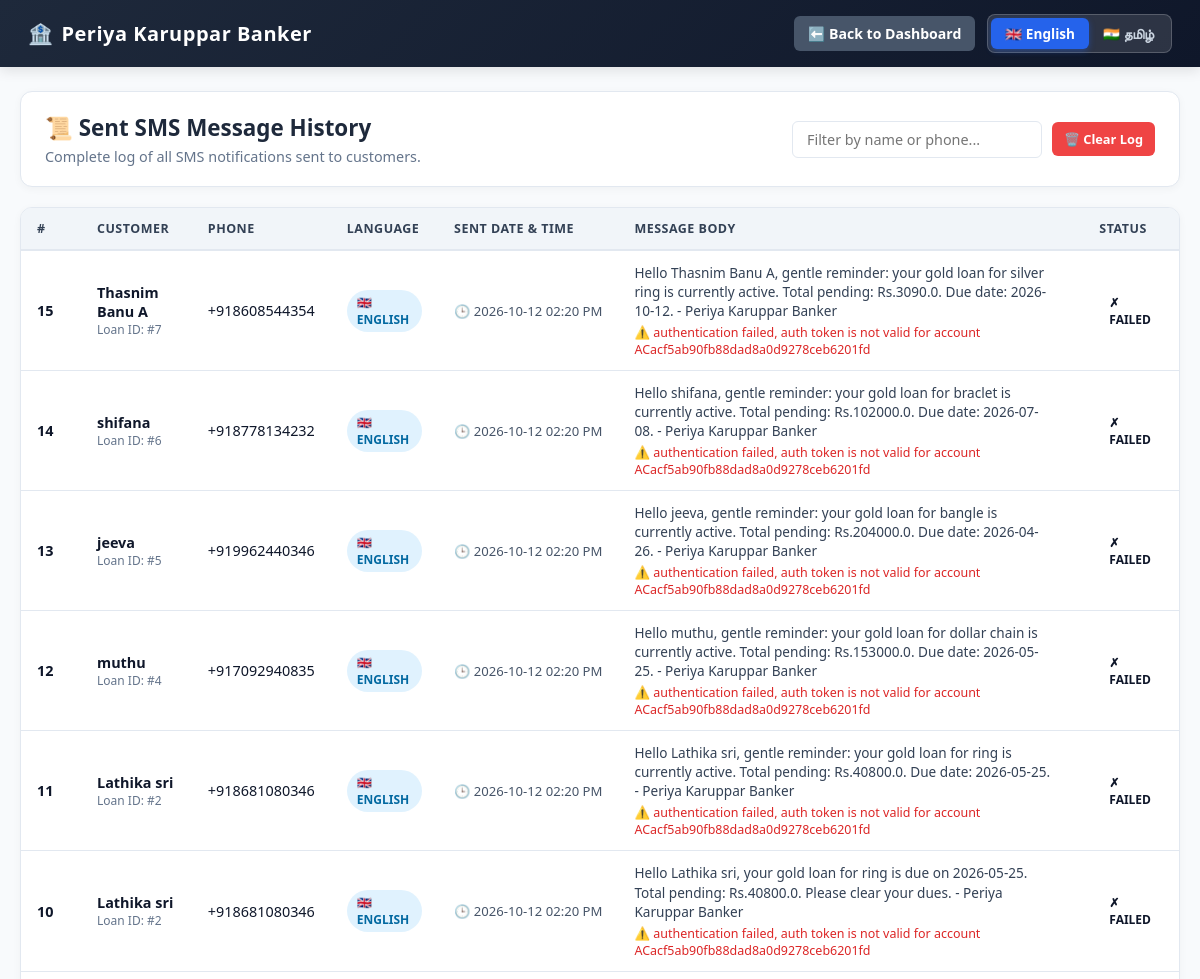
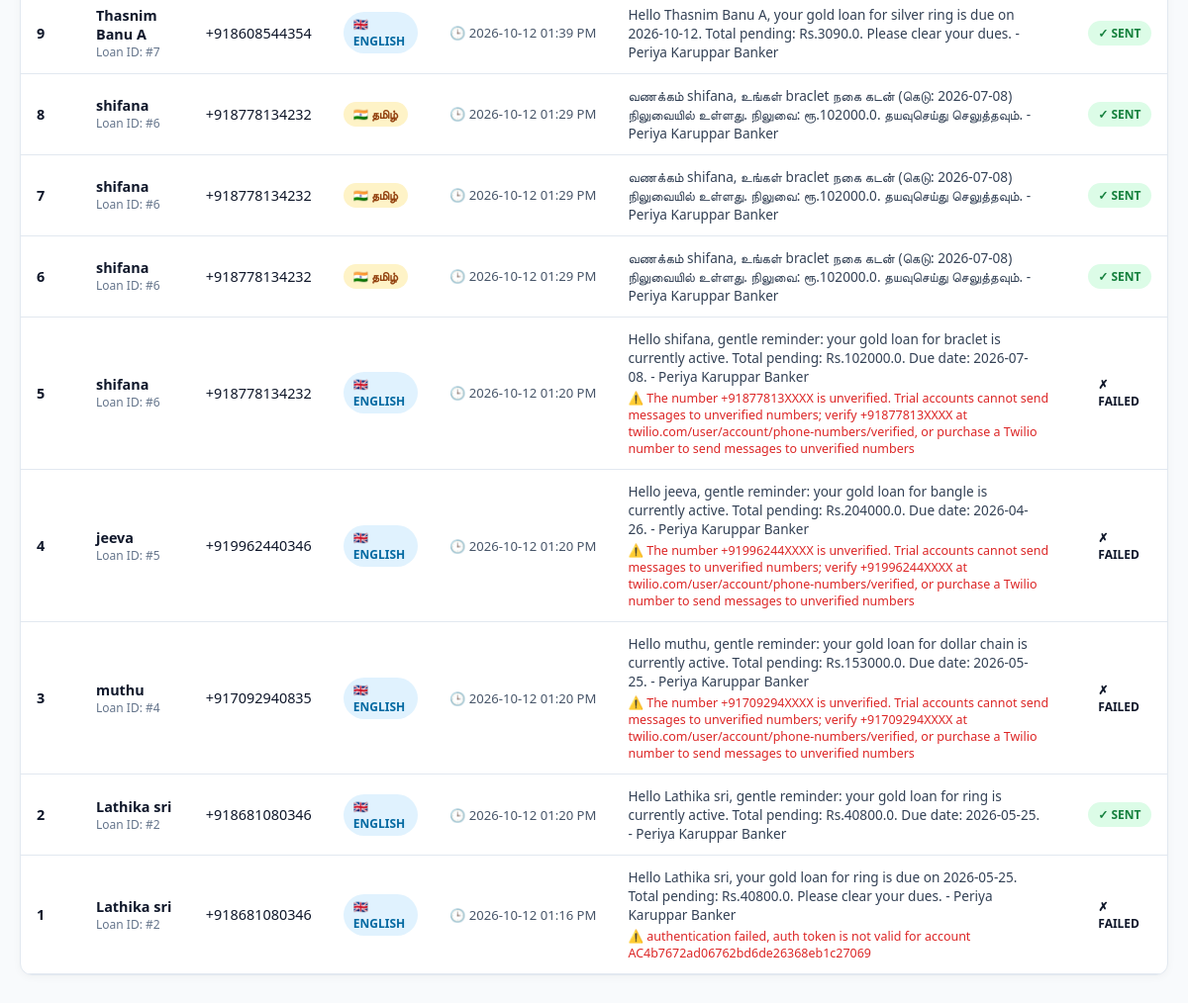
The page /sms_history (signed in) on the database its author committed (2 pictures, top to bottom).
### tables this page shows
CREATE TABLE sms_history (id INTEGER PRIMARY KEY AUTOINCREMENT, loan_id INTEGER, customer_name TEXT, phone_number TEXT, message TEXT, language TEXT, sent_at TEXT, status TEXT, error_details TEXT);

### app.py (the view)
@app.route("/sms_history")
def sms_history():
    if "user" not in session:
        return redirect("/")
    conn = get_db()
    cursor = conn.cursor()
    cursor.execute("SELECT * FROM sms_history ORDER BY id DESC")
    history_data = cursor.fetchall()
    conn.close()
    return render_template("sms_history.html", history=history_data)

### app.py (called while the page is built)
def get_db():
    if not os.path.exists(DB_PATH):
        init_db()
    return sqlite3.connect(DB_PATH)

@app.context_processor
def inject_lang():
    return {'current_lang': session.get('lang', 'en')}

### templates/sms_history.html (shortened to what this page needs)
<!DOCTYPE html>
<html lang="{{ current_lang }}">
<head>
</head>
<body>
<div class="navbar">
    <div class="nav-brand">
        🏦 <span>{{ 'பெரிய கருப்பர் பேங்கர்' if current_lang == 'ta' else 'Periya Karuppar Banker' }}</span>
    </div>
    <div class="nav-links">
        <a href="/dashboard" class="btn btn-secondary">
            ⬅️ {{ 'முதன்மை பக்கத்திற்கு செல்' if current_lang == 'ta' else 'Back to Dashboard' }}
        </a>
        <div class="lang-switch">
            <a href="/set_lang/en" class="lang-btn {% if current_lang == 'en' %}active{% endif %}" title="Switch to English">
                🇬🇧 English
            </a>
            <a href="/set_lang/ta" class="lang-btn {% if current_lang == 'ta' %}active{% endif %}" title="தமிழுக்கு மாறுக">
                🇮🇳 தமிழ்
            </a>
        </div>
    </div>
</div>
<div class="container">
    <div class="header-card">
        <div class="header-title">
            <h2>📜 {{ 'SMS அனுப்பிய வரலாறு' if current_lang == 'ta' else 'Sent SMS Message History' }}</h2>
            <p>{{ 'வாடிக்கையாளர்களுக்கு அனுப்பப்பட்ட அனைத்து SMS பதிவுகளும் இங்கு சேமிக்கப்பட்டுள்ளன.' if current_lang == 'ta' else 'Complete log of all SMS notifications sent to customers.' }}</p>
        </div>
        <div style="display:flex; gap:10px; align-items:center;">
            <input type="text" id="filterInput" onkeyup="filterTable()" class="search-box" placeholder="{{ 'வாடிக்கையாளர் பெயரைத் தேடுக...' if current_lang == 'ta' else 'Filter by name or phone...' }}">
            <form method="POST" action="/sms_history/clear" onsubmit="return confirm('{{ 'அனைத்து SMS வரலாற்றையும் அழிக்க விரும்புகிறீர்களா?' if current_lang == 'ta' else 'Are you sure you want to clear all SMS history?' }}')">
                <button type="submit" class="btn btn-danger" style="font-size:0.8rem; padding: 8px 12px;">
                    🗑️ {{ 'வரலாற்றை அழி' if current_lang == 'ta' else 'Clear Log' }}
                </button>
            </form>
        </div>
    </div>
    <div class="table-card">
        <div class="table-responsive">
            <table id="smsTable">
                <thead>
                    <tr>
                        <th style="width: 60px;">#</th>
                        <th>{{ 'வாடிக்கையாளர்' if current_lang == 'ta' else 'Customer' }}</th>
                        <th>{{ 'தொலைபேசி' if current_lang == 'ta' else 'Phone' }}</th>
                        <th>{{ 'மொழி' if current_lang == 'ta' else 'Language' }}</th>
                        <th>{{ 'அனுப்பிய நேரம்' if current_lang == 'ta' else 'Sent Date & Time' }}</th>
                        <th>{{ 'செய்தி விவரம்' if current_lang == 'ta' else 'Message Body' }}</th>
                        <th>{{ 'நிலை' if current_lang == 'ta' else 'Status' }}</th>
                    </tr>
                </thead>
                <tbody>
                    {% if history %}
                        {% for row in history %}
                        <tr>
                            <td><strong>{{ row[0] }}</strong></td>
                            <td>
                                <strong>{{ row[2] }}</strong>
                                {% if row[1] %}
                                <div style="font-size:0.75rem; color:#64748b;">Loan ID: #{{ row[1] }}</div>
                                {% endif %}
                            </td>
                            <td><code>{{ row[3] }}</code></td>
                            <td>
                                {% if row[5] == 'Tamil' or row[5] == 'ta' %}
                                <span class="badge badge-lang-ta">🇮🇳 தமிழ்</span>
                                {% else %}
                                <span class="badge badge-lang-en">🇬🇧 English</span>
                                {% endif %}
                            </td>
                            <td style="white-space: nowrap; color: #475569; font-size: 0.82rem;">
                                🕒 {{ row[6] }}
                            </td>
                            <td>
                                <div class="msg-text">{{ row[4] }}</div>
                                {% if row[8] and row[7] == 'Failed' %}
                                <div class="error-note">⚠️ {{ row[8] }}</div>
                                {% endif %}
                            </td>
                            <td>
                                {% if row[7] == 'Success' %}
                                <span class="badge badge-success">✓ {{ 'வெற்றி' if current_lang == 'ta' else 'Sent' }}</span>
                                {% else %}
                                <span class="badge badge-danger">✗ {{ 'தோல்வி' if current_lang == 'ta' else 'Failed' }}</span>
                                {% endif %}
                            </td>
                        </tr>
                        {% endfor %}
                    {% else %}
                        <tr>
                            <td colspan="7" class="empty-state">
                                📭 {{ 'இதுவரை SMS அனுப்பப்பட்ட பதிவுகள் இல்லை.' if current_lang == 'ta' else 'No SMS history recorded yet.' }}
                            </td>
                        </tr>
                    {% endif %}
                </tbody>
            </table>
        </div>
    </div>
</div>
</body>
</html>

### templates/sms_history.html (style rules this page uses)
:root { --primary: #1e3a8a; --primary-hover: #1e40af; --success: #059669; --danger: #dc2626; --warning: #d97706; --bg: #f8fafc; --card-bg: #ffffff; --text-dark: #0f172a; --text-muted: #64748b; --border: #e2e8f0; }
* { box-sizing: border-box; margin: 0; padding: 0; font-family: 'Segoe UI', Tahoma, Geneva, Verdana, sans-serif; }
body { background: var(--bg); color: var(--text-dark); padding-bottom: 40px; }
.navbar { background: linear-gradient(135deg, #1e293b, #0f172a); padding: 14px 28px; display: flex; justify-content: space-between; align-items: center; box-shadow: 0 4px 12px rgba(0,0,0,0.1); color: white; flex-wrap: wrap; gap: 15px; }
.nav-brand { font-size: 1.25rem; font-weight: 700; letter-spacing: 0.5px; display: flex; align-items: center; gap: 8px; }
.nav-links { display: flex; align-items: center; gap: 12px; flex-wrap: wrap; }
.lang-switch { display: inline-flex; background: rgba(255, 255, 255, 0.12); border-radius: 8px; padding: 3px; border: 1px solid rgba(255, 255, 255, 0.2); }
.lang-btn { padding: 6px 14px; border-radius: 6px; text-decoration: none; font-size: 0.85rem; font-weight: 600; color: #cbd5e1; transition: all 0.2s ease; }
.lang-btn.active { background: #2563eb; color: white; box-shadow: 0 2px 6px rgba(37, 99, 235, 0.4); }
.btn { display: inline-flex; align-items: center; gap: 6px; padding: 8px 14px; border-radius: 6px; font-weight: 600; font-size: 0.88rem; text-decoration: none; border: none; cursor: pointer; transition: all 0.2s ease; }
.btn-danger { background: #ef4444; color: white; }
.btn-secondary { background: #475569; color: white; }
.container { max-width: 1250px; margin: 24px auto; padding: 0 20px; }
.header-card { background: white; padding: 20px 24px; border-radius: 12px; border: 1px solid var(--border); box-shadow: 0 2px 8px rgba(0,0,0,0.04); display: flex; justify-content: space-between; align-items: center; margin-bottom: 20px; flex-wrap: wrap; gap: 15px; }
.header-title h2 { font-size: 1.4rem; color: #1e293b; display: flex; align-items: center; gap: 8px; }
.header-title p { font-size: 0.9rem; color: var(--text-muted); margin-top: 4px; }
.search-box { padding: 8px 14px; border: 1px solid var(--border); border-radius: 6px; font-size: 0.9rem; min-width: 250px; }
.table-card { background: white; border-radius: 12px; border: 1px solid var(--border); box-shadow: 0 2px 8px rgba(0,0,0,0.04); overflow: hidden; }
.table-responsive { width: 100%; overflow-x: auto; }
table { width: 100%; border-collapse: collapse; text-align: left; font-size: 0.9rem; }
thead { background: #f1f5f9; border-bottom: 2px solid var(--border); }
th { padding: 12px 16px; font-weight: 700; color: #334155; text-transform: uppercase; font-size: 0.78rem; letter-spacing: 0.5px; }
td { padding: 12px 16px; border-bottom: 1px solid var(--border); vertical-align: middle; }
.badge { display: inline-block; padding: 4px 10px; border-radius: 9999px; font-size: 0.75rem; font-weight: 700; text-transform: uppercase; }
.badge-success { background: #dcfce7; color: #15803d; }
.badge-lang-ta { background: #fef3c7; color: #92400e; }
.badge-lang-en { background: #e0f2fe; color: #0369a1; }
.msg-text { max-width: 420px; word-break: break-word; font-size: 0.85rem; color: #334155; line-height: 1.4; }
.error-note { font-size: 0.78rem; color: #dc2626; margin-top: 4px; }

### rows shown on the page
sms_history: id "15", customer_name "Thasnim Banu A", loan "7", phone_number "+918608544354", language "🇬🇧 ENGLISH", sent_at "2026-10-12 02:20 PM", message "Hello Thasnim Banu A, gentle reminder: your gold loan for silver ring is currently active. Total pending: Rs.3090.0. Due date: 2026-10-12. - Periya Karuppar Banker", error_details "authentication failed, auth token is not valid for account ACacf5ab90fb88dad8a0d9278ceb6201fd", status "FAILED"
sms_history: id "14", customer_name "shifana", loan "6", phone_number "+918778134232", language "🇬🇧 ENGLISH", sent_at "2026-10-12 02:20 PM", message "Hello shifana, gentle reminder: your gold loan for braclet is currently active. Total pending: Rs.102000.0. Due date: 2026-07-08. - Periya Karuppar Banker", error_details "authentication failed, auth token is not valid for account ACacf5ab90fb88dad8a0d9278ceb6201fd", status "FAILED"
sms_history: id "13", customer_name "jeeva", loan "5", phone_number "+919962440346", language "🇬🇧 ENGLISH", sent_at "2026-10-12 02:20 PM", message "Hello jeeva, gentle reminder: your gold loan for bangle is currently active. Total pending: Rs.204000.0. Due date: 2026-04-26. - Periya Karuppar Banker", error_details "authentication failed, auth token is not valid for account ACacf5ab90fb88dad8a0d9278ceb6201fd", status "FAILED"
sms_history: id "12", customer_name "muthu", loan "4", phone_number "+917092940835", language "🇬🇧 ENGLISH", sent_at "2026-10-12 02:20 PM", message "Hello muthu, gentle reminder: your gold loan for dollar chain is currently active. Total pending: Rs.153000.0. Due date: 2026-05-25. - Periya Karuppar Banker", error_details "authentication failed, auth token is not valid for account ACacf5ab90fb88dad8a0d9278ceb6201fd", status "FAILED"
sms_history: id "11", customer_name "Lathika sri", loan "2", phone_number "+918681080346", language "🇬🇧 ENGLISH", sent_at "2026-10-12 02:20 PM", message "Hello Lathika sri, gentle reminder: your gold loan for ring is currently active. Total pending: Rs.40800.0. Due date: 2026-05-25. - Periya Karuppar Banker", error_details "authentication failed, auth token is not valid for account ACacf5ab90fb88dad8a0d9278ceb6201fd", status "FAILED"
sms_history: id "10", customer_name "Lathika sri", loan "2", phone_number "+918681080346", language "🇬🇧 ENGLISH", sent_at "2026-10-12 02:20 PM", message "Hello Lathika sri, your gold loan for ring is due on 2026-05-25. Total pending: Rs.40800.0. Please clear your dues. - Periya Karuppar Banker", error_details "authentication failed, auth token is not valid for account ACacf5ab90fb88dad8a0d9278ceb6201fd", status "FAILED"
sms_history: id "9", customer_name "Thasnim Banu A", loan "7", phone_number "+918608544354", language "🇬🇧 ENGLISH", sent_at "2026-10-12 01:39 PM", message "Hello Thasnim Banu A, your gold loan for silver ring is due on 2026-10-12. Total pending: Rs.3090.0. Please clear your dues. - Periya Karuppar Banker", value "SENT"
sms_history: id "8", customer_name "shifana", loan "6", phone_number "+918778134232", language "🇮🇳 தமிழ்", sent_at "2026-10-12 01:29 PM", message "வணக்கம் shifana, உங்கள் braclet நகை கடன் (கெடு: 2026-07-08) நிலுவையில் உள்ளது. நிலுவை: ரூ.102000.0. தயவுசெய்து செலுத்தவும். - Periya Karuppar Banker", value "SENT"
sms_history: id "7", customer_name "shifana", loan "6", phone_number "+918778134232", language "🇮🇳 தமிழ்", sent_at "2026-10-12 01:29 PM", message "வணக்கம் shifana, உங்கள் braclet நகை கடன் (கெடு: 2026-07-08) நிலுவையில் உள்ளது. நிலுவை: ரூ.102000.0. தயவுசெய்து செலுத்தவும். - Periya Karuppar Banker", value "SENT"
sms_history: id "6", customer_name "shifana", loan "6", phone_number "+918778134232", language "🇮🇳 தமிழ்", sent_at "2026-10-12 01:29 PM", message "வணக்கம் shifana, உங்கள் braclet நகை கடன் (கெடு: 2026-07-08) நிலுவையில் உள்ளது. நிலுவை: ரூ.102000.0. தயவுசெய்து செலுத்தவும். - Periya Karuppar Banker", value "SENT"
sms_history: id "5", customer_name "shifana", loan "6", phone_number "+918778134232", language "🇬🇧 ENGLISH", sent_at "2026-10-12 01:20 PM", message "Hello shifana, gentle reminder: your gold loan for braclet is currently active. Total pending: Rs.102000.0. Due date: 2026-07-08. - Periya Karuppar Banker", error_details "The number +91877813XXXX is unverified. Trial accounts cannot send messages to unverified numbers; verify +91877813XXXX at twilio.com/user/account/phone-numbers/verified, or purchase a Twilio number to send messages to unverified numbers", status "FAILED"
sms_history: id "4", customer_name "jeeva", loan "5", phone_number "+919962440346", language "🇬🇧 ENGLISH", sent_at "2026-10-12 01:20 PM", message "Hello jeeva, gentle reminder: your gold loan for bangle is currently active. Total pending: Rs.204000.0. Due date: 2026-04-26. - Periya Karuppar Banker", error_details "The number +91996244XXXX is unverified. Trial accounts cannot send messages to unverified numbers; verify +91996244XXXX at twilio.com/user/account/phone-numbers/verified, or purchase a Twilio number to send messages to unverified numbers", status "FAILED"
sms_history: id "3", customer_name "muthu", loan "4", phone_number "+917092940835", language "🇬🇧 ENGLISH", sent_at "2026-10-12 01:20 PM", message "Hello muthu, gentle reminder: your gold loan for dollar chain is currently active. Total pending: Rs.153000.0. Due date: 2026-05-25. - Periya Karuppar Banker", error_details "The number +91709294XXXX is unverified. Trial accounts cannot send messages to unverified numbers; verify +91709294XXXX at twilio.com/user/account/phone-numbers/verified, or purchase a Twilio number to send messages to unverified numbers", status "FAILED"
sms_history: id "2", customer_name "Lathika sri", loan "2", phone_number "+918681080346", language "🇬🇧 ENGLISH", sent_at "2026-10-12 01:20 PM", message "Hello Lathika sri, gentle reminder: your gold loan for ring is currently active. Total pending: Rs.40800.0. Due date: 2026-05-25. - Periya Karuppar Banker", value "SENT"
sms_history: id "1", customer_name "Lathika sri", loan "2", phone_number "+918681080346", language "🇬🇧 ENGLISH", sent_at "2026-10-12 01:16 PM", message "Hello Lathika sri, your gold loan for ring is due on 2026-05-25. Total pending: Rs.40800.0. Please clear your dues. - Periya Karuppar Banker", error_details "authentication failed, auth token is not valid for account AC4b7672ad06762bd6de26368eb1c27069", status "FAILED"

### other values the page prints
{{ 'வரலாற்றை அழி' if current_lang == 'ta' else 'Clear Log' }} "Clear Log"
{{ 'வாடிக்கையாளர்' if current_lang == 'ta' else 'Customer' }} "CUSTOMER"
{{ 'தொலைபேசி' if current_lang == 'ta' else 'Phone' }} "PHONE"
{{ 'மொழி' if current_lang == 'ta' else 'Language' }} "LANGUAGE"
{{ 'அனுப்பிய நேரம்' if current_lang == 'ta' else 'Sent Date & Time' }} "SENT DATE & TIME"
{{ 'செய்தி விவரம்' if current_lang == 'ta' else 'Message Body' }} "MESSAGE BODY"
{{ 'நிலை' if current_lang == 'ta' else 'Status' }} "STATUS"
